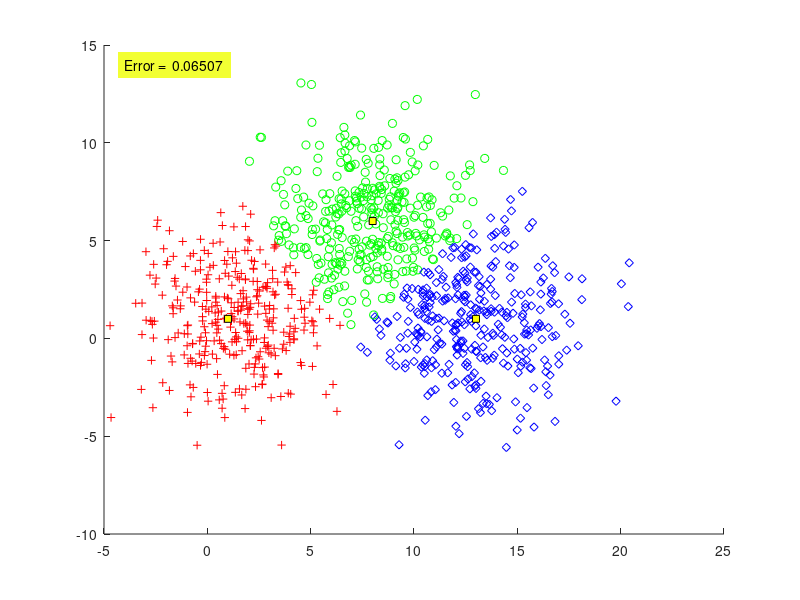

MATLAB code to generate this figure:
function output=CH2_4_Mahalanobis()
N=1000;
m=[1 8 13;1 6 1];
S(:,:,1)=6*eye(2);
S(:,:,2)=6*eye(2);
S(:,:,3)=6*eye(2);
P=[1/3 1/3 1/3 ];

%% (A)
X=[];
y=[];
[l,c]=size(m);
for j=1:c
% Generating the [p(j)*N)] vectors from each distribution
temp=mvnrnd(m(:,j),S(:,:,j),fix(P(j)*N));
% The total number of points may be slightly less than N
% due to the fix ooutputrator
X=[X ;temp];
y=[y ones(1,fix(P(j)*N))*j];
end

%% B
% l=dimensionality, c=no. of classes
[l,N]=size(X'); % N=no. of vectors
for i=1:N
for j=1:c
 t(j)=sqrt((X(i,:)'-m(:,j))'*inv(S(:,:,j))*...
    (X(i,:)'-m(:,j)));

end
% Determining the maximum quantity Pi*p(x|wi)
 [num,z(i)]=min(t(:));
end
plot_data(X,z,m);
%% C
output=compute_error(y,z);
xx=axis;

text(xx(1)+1,xx(4)-1,...
['Error =  ' num2str(output,4)],...
'HorizontalAlignment','left',... 
 'BackgroundColor',[.95 1 0.2],...
 'Margin',5);
end
%%
function clas_error=compute_error(y,y_est)
[q,N]=size(y); % N= no. of vectors
c=max(y); % Determining the number of classes
clas_error=0; % Counting the misclassified vectors
for i=1:N
if(y(i) ~= y_est(i))
clas_error=clas_error+1;
end
end
% Computing the classification error
clas_error =clas_error/N;
end

%% 
function plot_data(X,y,m)
[l,N]=size(X'); % N=no. of data vectors, l=dimensionality
[l,c]=size(m); % c=no. of classes
if(l ~=2)
fprintf('NO PLOT CAN BE GENERATED\n')
return
end
pale=['r+'; 'go'; 'bd'];
figure(2)
% Plot of the data vectors
hold on

for k=1:N
plot(X(k,1),X(k,2),pale(y(k),:))
end
% Plot of the class means
for j=1:c
plot(m(1,j),m(2,j),'--ks',...
                'MarkerFaceColor','y',...
                'MarkerSize',5)
end
end
